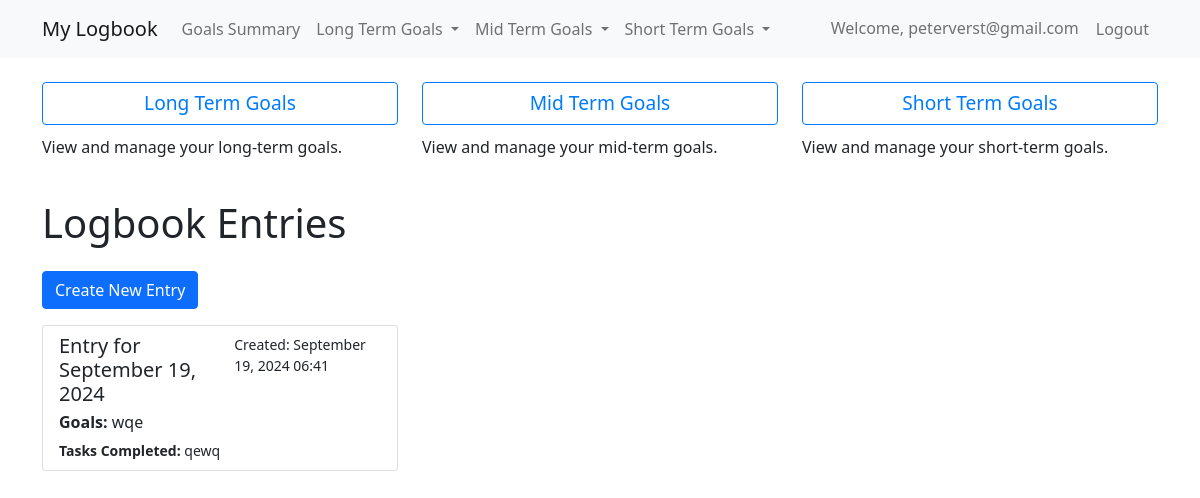
/entries/ (signed in), run on the app's committed database.
### logbook/models.py (models this page shows, shortened)
class LogbookEntry(models.Model):
    user = models.ForeignKey(User, on_delete=models.CASCADE, related_name='logbook_entries', null=True)
    date = models.DateField(default=timezone.now)
    goals = models.TextField(verbose_name="Doelen van de dag/week")
    time_registration = models.TextField(verbose_name="Tijdregistratie")
    tasks_completed = models.TextField(verbose_name="Uitgevoerde taken")
    problems_challenges = models.TextField(verbose_name="Problemen en uitdagingen")
    solutions_learnings = models.TextField(verbose_name="Oplossingen en leerpunten")
    feedback_reflection = models.TextField(verbose_name="Feedback of reflectie")
    todo_next = models.TextField(verbose_name="To-do voor de volgende dag/week")
    created_at = models.DateTimeField(auto_now_add=True)
    updated_at = models.DateTimeField(auto_now=True)
    class Meta:
        ordering = ['-date']
        verbose_name_plural = "Logbook Entries"

### logbook/views.py (the view)
# urls.py: path('entries/', LogbookListView.as_view(), name='logbook_list'),
class LogbookListView(LoginRequiredMixin, ListView):
    model = LogbookEntry
    template_name = 'logbook/logbook_list.html'
    context_object_name = 'entries'
    def get_queryset(self):
        return LogbookEntry.objects.filter(user=self.request.user)

### logbook/templates/logbook/logbook_list.html (shortened to what this page needs)
{% extends 'logbook/base.html' %}
{% block content %}
<div class="row">
    <div class="col-md-4">
        <h1 class="mb-4">Logbook Entries</h1>
        <a href="{% url 'logbook_create' %}" class="btn btn-primary mb-3">Create New Entry</a>
        <div class="list-group">
            {% for entry in entries %}
            <a href="#" class="list-group-item list-group-item-action">
                <div class="d-flex w-100 justify-content-between">
                    <h5 class="mb-1">Entry for {{ entry.date|date:"F d, Y" }}</h5>
                    <small>Created: {{ entry.created_at|date:"F d, Y H:i" }}</small>
                </div>
                <p class="mb-1"><strong>Goals:</strong> {{ entry.goals|truncatewords:20 }}</p>
                <small><strong>Tasks Completed:</strong> {{ entry.tasks_completed|truncatewords:20 }}</small>
            </a>
            {% empty %}
            <p>No logbook entries yet.</p>
            {% endfor %}
        </div>
    </div>
</div>
{% endblock %}

### logbook/templates/logbook/base.html (shortened to what this page needs)
{% load static %}
<!DOCTYPE html>
<html lang="en">
<head>
    <link href="https://cdn.jsdelivr.net/npm/bootstrap@5.1.3/dist/css/bootstrap.min.css" rel="stylesheet">
    <link rel="stylesheet" href="{% static 'css/styles.css' %}">
</head>
<body>
    <nav class="navbar navbar-expand-lg navbar-light bg-light">
        <div class="container">
            <a class="navbar-brand" href="{% url 'logbook_summary' %}">My Logbook</a>
            <div class="collapse navbar-collapse" id="navbarNav">
                <ul class="navbar-nav me-auto">
                    {% if user.is_authenticated %}
                    <li class="nav-item">
                        <a class="nav-link" href="{% url 'logbook_summary' %}">Goals Summary</a>
                    </li>
                    <li class="nav-item dropdown">
                        <a class="nav-link dropdown-toggle" href="#" id="navbarDropdown" role="button" data-bs-toggle="dropdown" aria-expanded="false">
                            Long Term Goals
                        </a>
                    </li>
                    <li class="nav-item dropdown">
                        <a class="nav-link dropdown-toggle" href="#" id="navbarDropdown" role="button" data-bs-toggle="dropdown" aria-expanded="false">
                            Mid Term Goals
                        </a>
                    </li>
                    <li class="nav-item dropdown">
                        <a class="nav-link dropdown-toggle" href="#" id="navbarDropdown" role="button" data-bs-toggle="dropdown" aria-expanded="false">
                            Short Term Goals
                        </a>
                    </li>
                    {% endif %}
                </ul>
                <ul class="navbar-nav">
                    {% if user.is_authenticated %}
                    <li class="nav-item">
                        <span class="nav-link">Welcome, {{ user.username }}</span>
                    </li>
                    <li class="nav-item">
                        <form method="post" action="{% url 'logout' %}">
                            <button type="submit" class="btn btn-link nav-link">Logout</button>
                        </form>
                    </li>
                    {% endif %}
                </ul>
            </div>
        </div>
    </nav>
    <div class="container mt-4">
        <div class="row">
            <div class="col-md-4">
                <a href="{% url 'goal_list' term='long' %}" class="btn btn-outline-primary big-link goal-button {% if active_term == 'long' %}active-goal{% endif %}">Long Term Goals</a>
                <p>View and manage your long-term goals.</p>
            </div>
            <div class="col-md-4">
                <a href="{% url 'goal_list' term='mid' %}" class="btn btn-outline-primary big-link goal-button {% if active_term == 'mid' %}active-goal{% endif %}">Mid Term Goals</a>
                <p>View and manage your mid-term goals.</p>
            </div>
            <div class="col-md-4">
                <a href="{% url 'goal_list' term='short' %}" class="btn btn-outline-primary big-link goal-button {% if active_term == 'short' %}active-goal{% endif %}">Short Term Goals</a>
                <p>View and manage your short-term goals.</p>
            </div>
        </div>
    </div>
    <div class="container mt-4">
        {% block content %}
        {% endblock %}
    </div>
</body>
</html>

### static/css/styles.css (style rules this page uses)
.big-link { font-size: 1.2rem; width: 100%; margin-bottom: 10px; transition: all 0.3s ease; }
.goal-button { color: #007bff; background-color: #fff; border-color: #007bff; }

### data on the page
LogbookEntry: date "September 19, 2024", created_at "September 19, 2024 06:41", goals "wqe", tasks_completed "qewq"

### other printed values
{{ user.username }} "peterverst@gmail.com"
